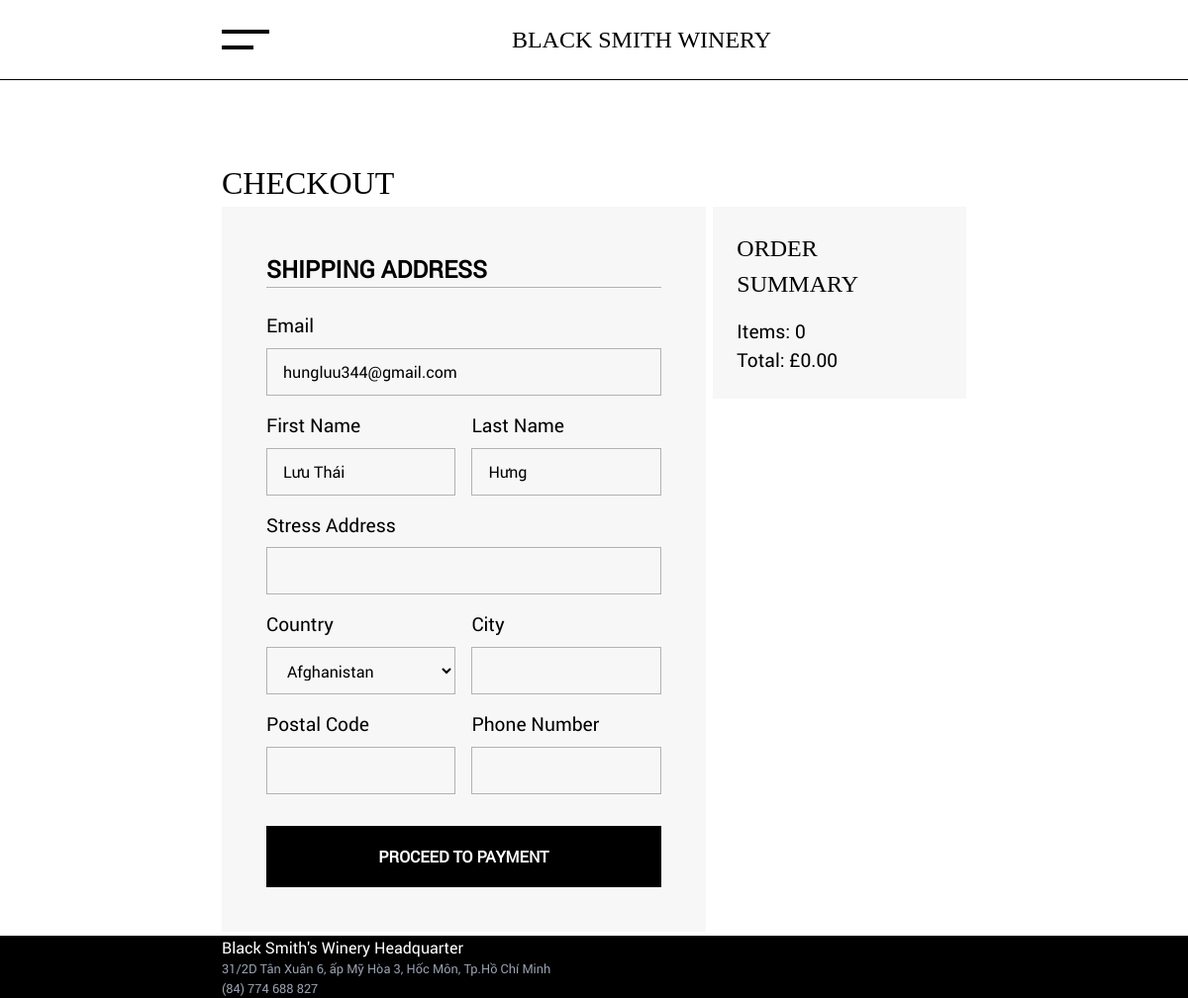
The page /order/checkout (signed in) on the database its author committed.
### account/models/custom_user.py (models this page shows)
class CustomUser(AbstractBaseUser, PermissionsMixin):
    email = models.EmailField(unique=True)
    first_name = models.CharField(max_length=100, blank=True)
    last_name = models.CharField(max_length=100, blank=True)
    phone = models.CharField(max_length=15)
    address = models.TextField()
    city = models.CharField(max_length=50)
    is_active = models.BooleanField(default=True)
    is_staff = models.BooleanField(default=False)
    USERNAME_FIELD = "email"
    REQUIRED_FIELDS = ["full_name"]
    objects = CustomUserManager()

### cart/models/cart.py (models this page shows, shortened)
class Cart(models.Model):
    user = models.ForeignKey(
        CustomUser, on_delete=models.CASCADE, blank=True, null=True
    )
    session_key = models.CharField(max_length=40, null=True, blank=True)
    created_at = models.DateTimeField(auto_now_add=True)
    @staticmethod
    def get_cart(request):
        if request.user.is_authenticated:
            cart, _ = Cart.objects.get_or_create(user=request.user)
        else:
            session_key = request.session.session_key or request.session.create()
            cart, _ = Cart.objects.get_or_create(session_key=session_key)
        return cart
    def get_total(self):
        return sum(item.get_total_price() for item in self.items.all())

### order/views.py (the view, shortened to what this page needs)
# urls.py: path("checkout", views.checkout, name="order/checkout"),
def checkout(request):
    cart = Cart.get_cart(request)
    inital_data = {}
    if request.user.is_authenticated:
        inital_data = {
            "customer_email": request.user.email,
            "customer_first_name": request.user.first_name,
            "customer_last_name": request.user.last_name,
        }
    context = {
        "form": CheckoutForm(initial=inital_data),
        "countries": Country.objects.all(),
        "cart": cart,
        "total_price": cart.get_total(),
    }
    return render(request, "order/checkout.html", context)

### order/forms/checkout.py
class CheckoutForm(forms.Form):
    customer_first_name = forms.CharField(max_length=100, required=True)
    customer_last_name = forms.CharField(max_length=100, required=True)
    customer_email = forms.EmailField(required=True)
    customer_phone = forms.CharField(max_length=11, required=True)
    country = forms.CharField()
    city = forms.CharField(max_length=100, required=True)
    shipping_address = forms.CharField(max_length=255, required=True)

### order/templates/order/checkout.html (shortened to what this page needs)
{% extends "_StaticNavLayout.html" %}
{% load static %}
{% load humanize %}
{% load math_filters %}
{% block content %}
<div class="modules--1 bg-white relative text-black">
  <h3 class="font-[GTSuperDisplay] text-[2rem] uppercase">Checkout</h3>
  <div class="flex justify-between flex-row">
    <div class="w-[65%] flex flex-col bg-[#f7f7f7] p-[45px]">
      <h1 class="text-[1.5rem] font-bold uppercase border-b-[1px] border-b-[#b2b2b2]">Shipping Address</h1>
      <form class="pt-[1.5rem]" method="post" action="{% url 'order/checkout' %}" class="w-full">
        <div class="flex flex-wrap justify-between">
          <div class="w-full">
            <label class="inline-block text-[1.2rem] mb-[0.5rem]">Email</label>
            <input type="text" name="customer_email" class="w-full border border-[#b2b2b2] h-[3rem] px-[1rem] text-[1rem]" required {% if user.is_authenticated %} readonly {% endif %} value="{{ form.customer_email.value|default_if_none:'' }}" />
          </div>
          <div class="w-[48%] mt-[1rem]">
            <label class="inline-block text-[1.2rem] mb-[0.5rem]">First Name</label>
            <input type="text" name="customer_first_name" class="w-full border border-[#b2b2b2] h-[3rem] px-[1rem] text-[1rem]" required {% if user.is_authenticated %} readonly {% endif %}  value="{{ form.customer_first_name.value|default_if_none:'' }}" />
          </div>
          <div class="w-[48%] mt-[1rem]">
            <label class="inline-block text-[1.2rem] mb-[0.5rem]">Last Name</label>
            <input type="text" name="customer_last_name" class="w-full border border-[#b2b2b2] h-[3rem] px-[1rem] text-[1rem]" required {% if user.is_authenticated %} readonly {% endif %} value="{{ form.customer_last_name.value|default_if_none:'' }}" />
          </div>
          <div class="w-full mt-[1rem]">
            <label class="inline-block text-[1.2rem] mb-[0.5rem]">Stress Address</label>
            <input type="text" name="shipping_address" class="w-full border border-[#b2b2b2] h-[3rem] px-[1rem] text-[1rem]" required value="" />
          </div>
          <div class="w-[48%] mt-[1rem]">
            <label class="inline-block text-[1.2rem] mb-[0.5rem]">Country</label>
            <select name="country" class="w-full border border-[#b2b2b2] h-[3rem] px-[1rem] text-[1rem]" >
              {% for country in countries %}
              <option value="{{ country.id }}">{{ country.name }}</option>
              {% endfor %}
            </select>
          </div>
          <div class="w-[48%] mt-[1rem]">
            <label class="inline-block text-[1.2rem] mb-[0.5rem]">City</label>
            <input type="text" name="city" class="w-full border border-[#b2b2b2] h-[3rem] px-[1rem] text-[1rem]" required value="" />
          </div>
          <div class="w-[48%] mt-[1rem]">
            <label class="inline-block text-[1.2rem] mb-[0.5rem]">Postal Code</label>
            <input type="text" name="postal_code" class="w-full border border-[#b2b2b2] h-[3rem] px-[1rem] text-[1rem]" required value="" />
          </div>
          <div class="w-[48%] mt-[1rem]">
            <label class="inline-block text-[1.2rem] mb-[0.5rem]">Phone Number</label>
            <input type="text" name="customer_phone" class="w-full border border-[#b2b2b2] h-[3rem] px-[1rem] text-[1rem]" required value="" />
          </div>
        </div>
        <button type="submit" class="mt-[2rem] bg-black w-full uppercase font-bold text-white border-none p-[1.2rem] font-[500] text-center">
          Proceed to Payment
        </button>
      </form>
    </div>
    <div class="w-[34%] bg-[#f7f7f7] p-[1.5rem] h-full">
      <h4 class="font-[GTSuperDisplay] text-[1.5rem] uppercase">Order Summary</h4>
      <div class="mt-[1rem]">
        <div>
          <p class="text-[1.2rem]">Items: {{ cart.items.count }}</p>
        </div>
        <div>
          <p class="text-[1.2rem]">Total: £{{ total_price|floatformat:2|intcomma }}</p>
        </div>
      </div>
    </div>
  </div>
</div>
{% endblock content %}

### rows shown on the page
CustomUser: customer_email "hungluu344@gmail.com", customer_first_name "Lưu Thái", customer_last_name "Hưng"
Cart: items.count "0"

### other values the page prints
{{ total_price|floatformat:2|intcomma }} "0.00"
form field country "Afghanistan"
